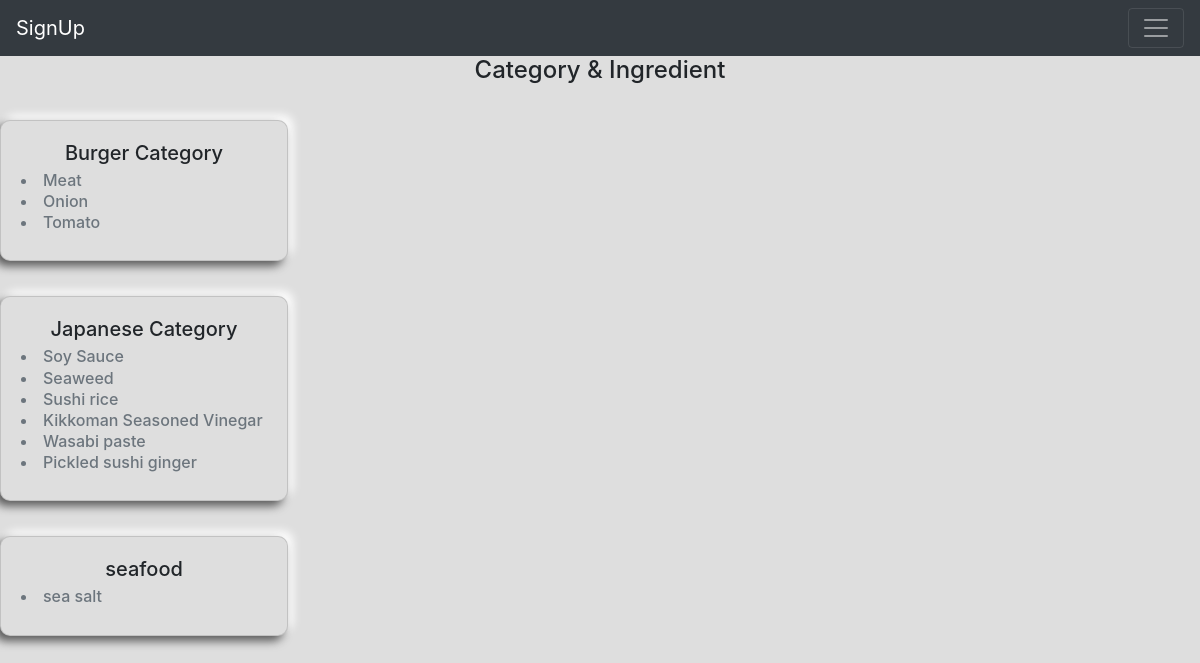
Before: /category_list_page/ with the older database file.
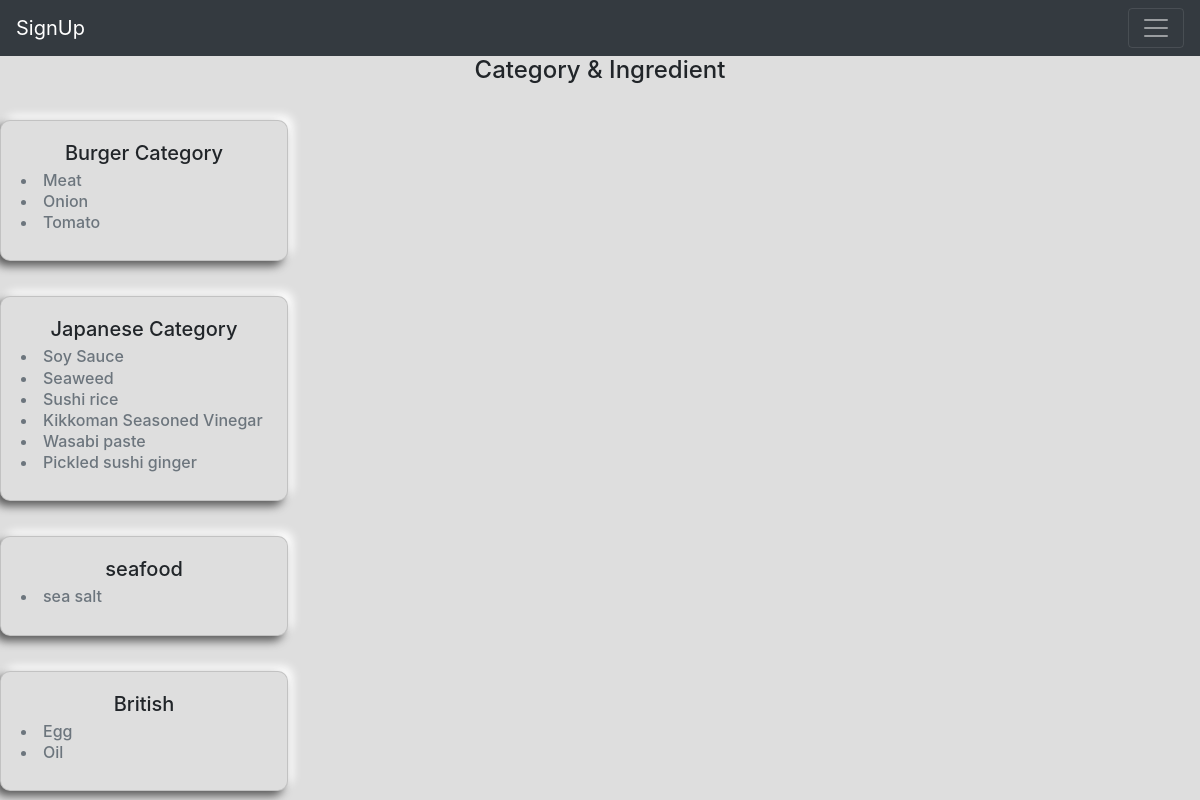
After: the same page with the newer database file.
### Foodiz_app/models.py (models this page shows, shortened)
class Category(models.Model):
    category_name = models.CharField(max_length=255)
    ingredient =models.ManyToManyField(Ingredient, related_name='ingredient')

class Ingredient (models.Model):
    ingredient_name = models.CharField(max_length=255)

### Foodiz_app/views.py (the view)
# urls.py: path("category_list_page/",get_category, name = "get_category"),
def get_category(request):
    category =  Category.objects.all()
    context = {"category" : category}
    return render(request, "category_list_page.html", context)

### Foodiz_app/templates/category_list_page.html (shortened to what this page needs)
{%extends 'base.html'%}
{%load static%}
{%block content%}
<h4 style="text-align :center;">
  Category & Ingredient
</h4>
{%for cate in category%}
<div class="card" >
  <div class="card-body">
    <h5 class="card-title">{{cate.category_name}}</h5>
    {% for ing in cate.ingredient.all %}
    <h6 class="card-subtitle mb-2 text-muted"><li>{{ing.ingredient_name}}</li></h6>
    {% endfor %}
  </div>
</div>
{% endfor %}
{%endblock content%}

Changed rows visible on the page:
added Category: category_name "British"
added Ingredient: ingredient_name "Egg", shown under "British"
added Ingredient: ingredient_name "Oil", shown under "British"
